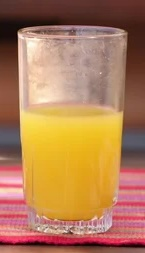
#> input picture 1copy.jpg, 145 x 253 px
$ python convert_2_grayscale.py
#> lines starting #> are read from the running program, lines starting #| are printed output that depends on the picture
import cv2

def convert_to_grayscale(input_image_path, output_image_path):
    # Read the image from the specified path
#> called with input_image_path = '1copy.jpg', output_image_path = 'output_grayscale.jpg'
    image = cv2.imread(input_image_path)
#> image is the input picture: shape (253, 145, 3); mean B, G, R 86.8, 126.3, 176.7
    if image is None:
        raise ValueError("Image not found or unable to read.")

    # Convert the image to grayscale
    grayscale_image = cv2.cvtColor(image, cv2.COLOR_BGR2GRAY)
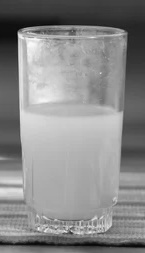
#> grayscale_image: shape (253, 145); min 5, max 251, mean 136.9

    # Save the grayscale image to the specified output path
    cv2.imwrite(output_image_path, grayscale_image)


convert_to_grayscale('1copy.jpg', 'output_grayscale.jpg')

$ run again, with 1.jpg copied over 1copy.jpg
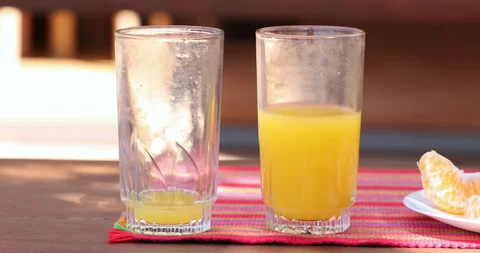
#> input picture 1.jpg, 480 x 253 px
#> in convert_to_grayscale, image is the input picture: shape (253, 480, 3); mean B, G, R 112.9, 133, 173.7
#> in convert_to_grayscale, `grayscale_image = cv2.cvtColor(image, cv2.COLOR_BGR2GRAY)`:
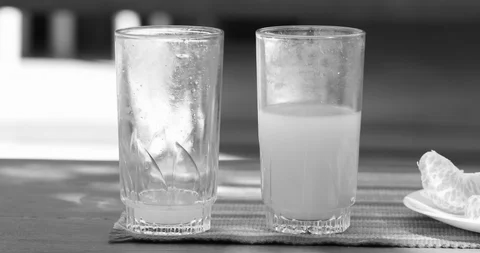
#> grayscale_image: shape (253, 480); min 2, max 255, mean 142.9
